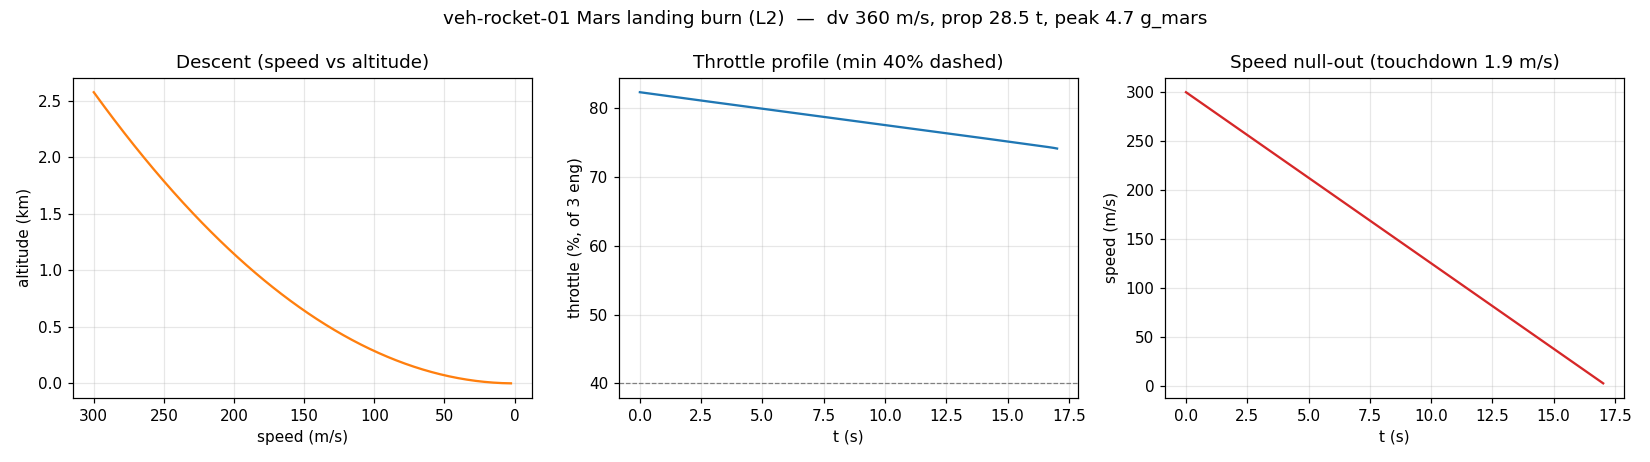

Source code (Python):
#!/usr/bin/env python3
# -*- coding: utf-8 -*-
"""
L2 着陆段仿真 —— veh-rocket-01 星舰火星动力下降(翻转+反推着陆)
================================================================
1-DOF 垂直动力下降,RK4 定步长:
  恒定近表重力 + 指数大气阻力(竖直姿态小迎风面) + 可节流猛禽推力,
  速度剖面跟踪制导把翻转点的终端速度软着陆清零。
目的:检验 EQUIPMENT.md §9 的 L1 着陆推进剂(49~67 t),
      并量化"推力过剩→深节流/少发动机→不能悬停(硬着陆)"的着陆约束。

场景:腹部再入气动减速后,在翻转点 h0 以终端速度 v0 转竖直、点海平面猛禽,
      反推至软触地(~2 m/s)。竖直段迎风面小(Ø9m 底面),阻力贡献有限。
不含:翻转姿态机动本身(视为瞬时)、三维、晃动、姿控回路。
"""
import numpy as np

# ---- 火星近表常数 ----
G   = 3.71            # m/s^2
RHO0= 0.020           # kg/m^3
HSC = 11100.0         # m
G0E = 9.80665

# ---- 车辆 ----
M_LAND = 220_000.0    # kg 到达质量(干重120 + 出舱货100)
ISP    = 330.0        # s 海平面猛禽(火星近真空,取保守值)
F_ENG  = 2.30e6       # N 单机
THR_MIN= 0.40         # 最小节流
CD_V   = 0.9          # 竖直姿态阻力系数(底面朝下)
A_V    = np.pi*4.5**2 # m^2 Ø9m 底面
V_TD   = 2.0          # m/s 目标触地速度

def flip_altitude(v0, n_eng, m_land, header_prop, sf=0.80):
    """按可达减速度(推力权限×安全系数)反算所需翻转/点火高度。"""
    m0 = m_land + header_prop
    a_avail = n_eng*F_ENG/m0 - G           # 满推净减速
    a_target = sf * a_avail
    return max(1500.0, (v0**2 - V_TD**2)/(2*a_target)), a_avail

def descent(h0=3000.0, v0=-300.0, n_eng=3, m_dry_plus_pay=M_LAND,
            header_prop=50_000.0, kp=0.6, dt=0.02, log=False):
    T_max = n_eng * F_ENG
    T_min = 1 * THR_MIN * F_ENG          # 终端可只留 1 台深节流
    m = m_dry_plus_pay + header_prop
    h, v = h0, v0                        # v<0 向下
    # 速度剖面:v_ref(h)^2 = V_TD^2 + 2*a_dec*h,过 (h0,v0) 定 a_dec
    a_dec = (v0**2 - V_TD**2) / (2*h0)
    dv_used = 0.0; t = 0.0
    peak_g = 0.0; thr_lo = 1e9; thr_hi = 0.0; floor_hit = False
    hist = [] if log else None

    def v_ref(hh):
        return -np.sqrt(max(V_TD**2 + 2*a_dec*max(hh, 0.0), 0.0))

    while h > 0:
        rho = RHO0*np.exp(-h/HSC)
        drag = 0.5*rho*CD_V*A_V*v*v        # 大小(向上,抵抗下降)
        # 制导:跟踪 v_ref,前馈 a_dec + 重力 + 阻力,反馈 Kp
        T_cmd = m*(a_dec + G) - drag + kp*m*(v_ref(h) - v)
        T = min(max(T_cmd, T_min), T_max)
        if T_cmd < T_min: floor_hit = True
        thr_lo = min(thr_lo, T/(n_eng*F_ENG)); thr_hi = max(thr_hi, T/(n_eng*F_ENG))
        a = T/m - G + drag/m               # 向上为正
        peak_g = max(peak_g, abs(a)/G)     # 相对火星 g
        mdot = T/(ISP*G0E)
        dv_used += (T/m)*dt
        if log and (len(hist)==0 or t-hist[-1][0] >= 0.1):
            hist.append((t, h, -v, T/(n_eng*F_ENG)*100, drag/1e3))
        # RK4(状态 [h,v,m])
        def f(st):
            hh, vv, mm = st
            rr = RHO0*np.exp(-max(hh,0)/HSC)
            dd = 0.5*rr*CD_V*A_V*vv*vv
            aa = T/mm - G + dd/mm
            return np.array([vv, aa, -mdot])
        st = np.array([h, v, m])
        k1=f(st); k2=f(st+0.5*dt*k1); k3=f(st+0.5*dt*k2); k4=f(st+dt*k3)
        st = st + (dt/6)*(k1+2*k2+2*k3+k4)
        h, v, m = st; t += dt
        if t > 300: break

    prop_used = (m_dry_plus_pay + header_prop) - m
    return dict(dv=dv_used, prop=prop_used, t_burn=t, v_td=-v, h_end=h,
                peak_g=peak_g, thr_lo=thr_lo, thr_hi=thr_hi, floor_hit=floor_hit,
                a_dec=a_dec, m0=m_dry_plus_pay+header_prop,
                hist=np.array(hist) if log else None)

if __name__ == "__main__":
    print("=== 车辆/发动机 ===")
    print(f"  到达质量 {M_LAND/1000:.0f} t(干120+货100),重量 {M_LAND*G/1e6:.2f} MN")
    print(f"  单机 {F_ENG/1e6:.2f} MN, 最小节流 {THR_MIN*100:.0f}%, Isp {ISP:.0f}s")
    print(f"  单台满推 T/W = {F_ENG/(M_LAND*G):.2f};1台最小推力 T/W = {THR_MIN*F_ENG/(M_LAND*G):.2f}")
    print(f"  → 推力远过剩,着陆必须深节流/少发动机")

    print("\n=== 基线:终端 300 m/s,3 台反推,自适应翻转高度 ===")
    h0b, aav = flip_altitude(300, 3, M_LAND, 50_000)
    print(f"  翻转/点火高度 {h0b:.0f} m(可达净减速 {aav:.1f} m/s^2,取 80% 裕度)")
    r = descent(h0=h0b, v0=-300, n_eng=3, log=True)
    print(f"  着陆 Δv = {r['dv']:.0f} m/s   推进剂 = {r['prop']/1000:.1f} t")
    print(f"  燃烧时长 {r['t_burn']:.1f}s  触地速度 {r['v_td']:.1f} m/s  峰值减速 {r['peak_g']:.1f} g_mars")
    print(f"  节流区间 {r['thr_lo']*100:.0f}%~{r['thr_hi']*100:.0f}%  平均减速 {r['a_dec']:.1f} m/s^2")
    print(f"  最小节流触底: {'是(推力仍过大,末段被迫硬触地)' if r['floor_hit'] else '否'}")

    print("\n=== 敏感性:终端速度 × 到达质量(3 台反推,自适应翻转高度) ===")
    print("  v0(m/s) 质量(t) 翻转(km) Δv(m/s) 推进剂(t) 燃烧(s) 峰值g 触地(m/s)")
    for v0 in (250, 300, 350, 400):
        for mland in (200_000, 220_000, 250_000):
            h0s, _ = flip_altitude(v0, 3, mland, 50_000)
            rr = descent(h0=h0s, v0=-v0, n_eng=3, m_dry_plus_pay=mland)
            print(f"  {v0:6d} {mland/1000:6.0f} {h0s/1e3:7.2f} {rr['dv']:7.0f} {rr['prop']/1000:8.1f} {rr['t_burn']:6.1f} {rr['peak_g']:5.1f} {rr['v_td']:8.1f}")

    print("\n=== 对照 L1 ===")
    print(f"  L1(§9): 着陆 Δv 0.6~0.8 km/s @ 240t → 49~67 t")
    print(f"  L2: 从 ~300 m/s 终端反推,着陆 Δv ~{r['dv']:.0f} m/s → {r['prop']/1000:.0f} t")
    print(f"  → L1 的 0.6~0.8 km/s 偏保守(含再入/悬停裕度);纯反推清零终端速度更省。")
    print(f"    头罐 O(30~50 t) 对 250~400 m/s 终端速度区间够用,高终端速度(>350)才逼近上限。")

    # ---- 出图 ----
    try:
        import matplotlib; matplotlib.use("Agg")
        import matplotlib.pyplot as plt
        H = r['hist']   # t, h, |v|, throttle%, drag(kN)
        fig, ax = plt.subplots(1, 3, figsize=(15, 4.2))
        ax[0].plot(H[:,2], H[:,1]/1e3, 'C1'); ax[0].set_xlabel('speed (m/s)'); ax[0].set_ylabel('altitude (km)')
        ax[0].set_title('Descent (speed vs altitude)'); ax[0].grid(alpha=.3); ax[0].invert_xaxis()
        ax[1].plot(H[:,0], H[:,3], 'C0'); ax[1].axhline(THR_MIN*100, ls='--', c='gray', lw=.8)
        ax[1].set_xlabel('t (s)'); ax[1].set_ylabel('throttle (%, of 3 eng)'); ax[1].set_title('Throttle profile (min 40% dashed)'); ax[1].grid(alpha=.3)
        ax[2].plot(H[:,0], H[:,2], 'C3'); ax[2].set_xlabel('t (s)'); ax[2].set_ylabel('speed (m/s)')
        ax[2].set_title(f'Speed null-out (touchdown {r["v_td"]:.1f} m/s)'); ax[2].grid(alpha=.3)
        fig.suptitle(f'veh-rocket-01 Mars landing burn (L2)  —  dv {r["dv"]:.0f} m/s, prop {r["prop"]/1000:.1f} t, peak {r["peak_g"]:.1f} g_mars')
        fig.tight_layout(); out = "scripts/sim_descent_veh_rocket_01.png"; fig.savefig(out, dpi=110)
        print(f"\n轨迹图已存:{out}")
    except Exception as ex:
        print(f"\n[出图跳过] {ex}")
